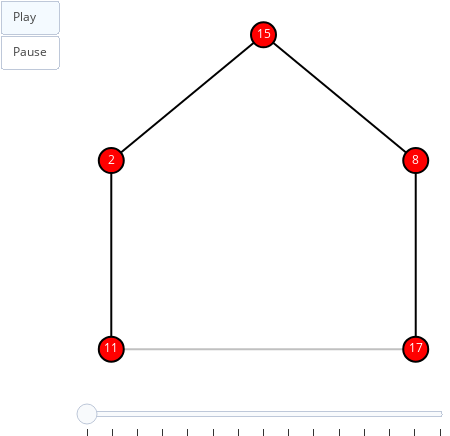

Notebook cell for this chart:
### Markdown cell above
## Definições

* A **demanda** de um nó é um inteiro de $1$ a $23$.

* A **oferta** de um nó $n$ para um nó $m$ é 24 menos a demanda de $n$ (se a aresta $\{n, m\}$ é forte) ou 8 menos a demanda de $n$ (se a aresta $\{n, m\}$ não é forte). Note que essa definição permite que a oferta seja negativa.

* Um vizinho $m$ de $n$ é **aceitável** se a oferta de $m$ para $n$ é máxima em relação aos vizinhos de $n$ e maior ou igual que a demanda de $n$. Note que a segunda condição implica que um nó pode não ter vizinhos aceitáveis.

## Algoritmo

1. Inicialize a demanda de cada nó como um inteiro aleatório de $1$ a $23$.

2. Para cada nó $n$, escolha aleatoriamente um (e apenas um) vizinho aceitável $m$. Defina que $n$ aceita $m$. Se não tem vizinhos aceitáveis, defina que não aceita ninguém.

3. Para cada aresta $\{n, m\}$, defina que $n$ e $m$ fecharam se $n$ aceita $m$ e $m$ aceita $n$.

4. Para cada nó $n$, incremente a demanda (se fechou e a demanda é menor que $23$) ou decremente a demanda (se não fechou e a demanda é maior que $1$).

5. Repita os passos de 2 a 4 até as demandas convergirem.

### Code cell
from random import randint, choice

TIMES = 100

# Colors
DEAL = (0, 255, 0)
POSSIBILITY = (0, 0, 255)
TARGET = (255, 0, 0)


def offer(g, n, m):
    if g.edge[n][m]['strong']:
        return 24 - g.node[m]['demand']
    return 8 - g.node[m]['demand']


def snapshot(g, frames):
    for n in g.nodes():
        g.node[n]['label'] = str(g.node[n]['demand'])
    frame = sn.generate_frame(g, nlab=True)
    frames.append(frame)


def simulate(g):
    frames = []
    prev_demands = []
    
    for n in g.nodes():
        dem = randint(1, 23)
        g.node[n]['demand'] = dem
        prev_demands.append(dem)

    snapshot(g, frames)
    
    for _ in range(TIMES):
        # seu codigo
        deals = []
        for n in g.nodes():
#             print(n)
            acc_neigh = []  # acceptable neighbors
            _max = -1
            neighbors = g.neighbors(n)
            node = g.node[n]
            
            for neigh in neighbors:
                # check possible deals
                val = offer(g, n, neigh) - node['demand']
                if val > _max:
                    # new best offer
                    acc_neigh = [neigh]
                elif val == _max:
                    acc_neigh.append(neigh)
                
            if len(acc_neigh) > 0:
                deals.append(choice(acc_neigh))
            else:
                deals.append(-1)  # -1: recusa todas as ofertas
        
        # step 5
        stable = True
        
        for i in range(len(deals)):
            # no offers
            if deals[i] < 0:
                pass
            # step 3
            elif i == deals[deals[i]]:
                g.edge[i][deals[i]]['color'] = DEAL
                
                # step 4
                if g.node[i]['demand'] < 23:
                    g.node[i]['demand'] += 1
            
            # step 4
            elif g.node[i]['demand'] > 1:
                g.node[i]['demand'] -= 1
                
            # step 5
            if stable and g.node[i]['demand'] != prev_demands[i]:
                stable = False
            prev_demands[i] = g.node[i]['demand']
        
        snapshot(g, frames)
        
        # reset graph colors
        set_colors(g)
        
        # step 5
        if stable:
            break

    sn.show_animation(frames)

simulate(g3)

### Figure 1 — Plotly figure (JSON) as saved in the notebook; plotly's stock layout.template omitted (floating-point values rounded to 4 significant figures)
{"data": [{"hoverinfo": "none", "line": {"color": "rgb(0, 0, 0)", "width": 2}, "mode": "lines", "x": [0.5, 0, null], "y": [1, 0.6, null]}, {"hoverinfo": "none", "line": {"color": "rgb(0, 0, 0)", "width": 2}, "mode": "lines", "x": [0.5, 1, null], "y": [1, 0.6, null]}, {"hoverinfo": "none", "line": {"color": "rgb(0, 0, 0)", "width": 2}, "mode": "lines", "x": [0, 0, null], "y": [0.6, 0, null]}, {"hoverinfo": "none", "line": {"color": "rgb(0, 0, 0)", "width": 2}, "mode": "lines", "x": [1, 1, null], "y": [0.6, 0, null]}, {"hoverinfo": "none", "line": {"color": "rgb(192, 192, 192)", "width": 2}, "mode": "lines", "x": [0, 1, null], "y": [0, 0, null]}, {"hoverinfo": "none", "marker": {"color": "rgb(255, 0, 0)", "line": {"color": "rgb(0, 0, 0)", "width": 2}, "size": 25}, "mode": "markers+text", "text": ["15"], "textfont": {"color": "rgb(255, 255, 255)"}, "textposition": "middle center", "x": [0.5], "y": [1]}, {"hoverinfo": "none", "marker": {"color": "rgb(255, 0, 0)", "line": {"color": "rgb(0, 0, 0)", "width": 2}, "size": 25}, "mode": "markers+text", "text": ["2"], "textfont": {"color": "rgb(255, 255, 255)"}, "textposition": "middle center", "x": [0], "y": [0.6]}, {"hoverinfo": "none", "marker": {"color": "rgb(255, 0, 0)", "line": {"color": "rgb(0, 0, 0)", "width": 2}, "size": 25}, "mode": "markers+text", "text": ["8"], "textfont": {"color": "rgb(255, 255, 255)"}, "textposition": "middle center", "x": [1], "y": [0.6]}, {"hoverinfo": "none", "marker": {"color": "rgb(255, 0, 0)", "line": {"color": "rgb(0, 0, 0)", "width": 2}, "size": 25}, "mode": "markers+text", "text": ["11"], "textfont": {"color": "rgb(255, 255, 255)"}, "textposition": "middle center", "x": [0], "y": [0]}, {"hoverinfo": "none", "marker": {"color": "rgb(255, 0, 0)", "line": {"color": "rgb(0, 0, 0)", "width": 2}, "size": 25}, "mode": "markers+text", "text": ["17"], "textfont": {"color": "rgb(255, 255, 255)"}, "textposition": "middle center", "x": [1], "y": [0]}], "layout": {"height": 436, "margin": {"b": 0, "l": 0, "r": 0, "t": 0}, "showlegend": false, "sliders": [{"currentvalue": {"visible": false}, "steps": [{"args": [[0], {"frame": {"redraw": false}, "mode": "immediate"}], "label": "", "method": "animate"}, {"args": [[1], {"frame": {"redraw": false}, "mode": "immediate"}], "label": "", "method": "animate"}, {"args": [[2], {"frame": {"redraw": false}, "mode": "immediate"}], "label": "", "method": "animate"}, {"args": [[3], {"frame": {"redraw": false}, "mode": "immediate"}], "label": "", "method": "animate"}, {"args": [[4], {"frame": {"redraw": false}, "mode": "immediate"}], "label": "", "method": "animate"}, {"args": [[5], {"frame": {"redraw": false}, "mode": "immediate"}], "label": "", "method": "animate"}, {"args": [[6], {"frame": {"redraw": false}, "mode": "immediate"}], "label": "", "method": "animate"}, {"args": [[7], {"frame": {"redraw": false}, "mode": "immediate"}], "label": "", "method": "animate"}, {"args": [[8], {"frame": {"redraw": false}, "mode": "immediate"}], "label": "", "method": "animate"}, {"args": [[9], {"frame": {"redraw": false}, "mode": "immediate"}], "label": "", "method": "animate"}, {"args": [[10], {"frame": {"redraw": false}, "mode": "immediate"}], "label": "", "method": "animate"}, {"args": [[11], {"frame": {"redraw": false}, "mode": "immediate"}], "label": "", "method": "animate"}, {"args": [[12], {"frame": {"redraw": false}, "mode": "immediate"}], "label": "", "method": "animate"}, {"args": [[13], {"frame": {"redraw": false}, "mode": "immediate"}], "label": "", "method": "animate"}, {"args": [[14], {"frame": {"redraw": false}, "mode": "immediate"}], "label": "", "method": "animate"}]}], "updatemenus": [{"buttons": [{"args": [null, {"frame": {"redraw": false}, "fromcurrent": true}], "label": "Play", "method": "animate"}, {"args": [[null], {"frame": {"redraw": false}, "mode": "immediate"}], "label": "Pause", "method": "animate"}], "showactive": true, "type": "buttons"}], "width": 450, "xaxis": {"showgrid": false, "showticklabels": false, "zeroline": false}, "yaxis": {"showgrid": false, "showticklabels": false, "zeroline": false}}}
